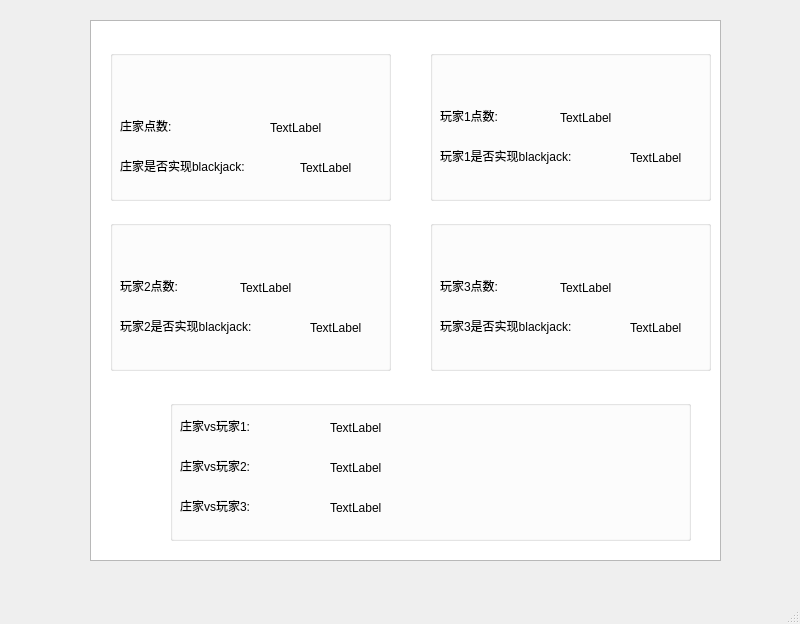
<?xml version="1.0" encoding="UTF-8"?>
<ui version="4.0">
 <class>RankWindow</class>
 <widget class="QMainWindow" name="RankWindow">
  <property name="geometry">
   <rect>
    <x>0</x>
    <y>0</y>
    <width>800</width>
    <height>624</height>
   </rect>
  </property>
  <property name="windowTitle">
   <string>结果展示</string>
  </property>
  <widget class="QWidget" name="centralwidget">
   <widget class="QTableView" name="tableView">
    <property name="geometry">
     <rect>
      <x>90</x>
      <y>20</y>
      <width>631</width>
      <height>541</height>
     </rect>
    </property>
   </widget>
   <widget class="QGroupBox" name="groupBox0">
    <property name="geometry">
     <rect>
      <x>110</x>
      <y>50</y>
      <width>281</width>
      <height>151</height>
     </rect>
    </property>
    <property name="title">
     <string/>
    </property>
    <widget class="QLabel" name="DealerPoint">
     <property name="geometry">
      <rect>
       <x>10</x>
       <y>40</y>
       <width>191</width>
       <height>71</height>
      </rect>
     </property>
     <property name="text">
      <string>庄家点数:</string>
     </property>
    </widget>
    <widget class="QLabel" name="DealerBJ">
     <property name="geometry">
      <rect>
       <x>10</x>
       <y>80</y>
       <width>191</width>
       <height>71</height>
      </rect>
     </property>
     <property name="text">
      <string>庄家是否实现blackjack:</string>
     </property>
    </widget>
    <widget class="QLabel" name="DealerPointValue">
     <property name="geometry">
      <rect>
       <x>160</x>
       <y>70</y>
       <width>72</width>
       <height>15</height>
      </rect>
     </property>
     <property name="text">
      <string>TextLabel</string>
     </property>
    </widget>
    <widget class="QLabel" name="DealerBJValue">
     <property name="geometry">
      <rect>
       <x>190</x>
       <y>110</y>
       <width>72</width>
       <height>15</height>
      </rect>
     </property>
     <property name="text">
      <string>TextLabel</string>
     </property>
    </widget>
   </widget>
   <widget class="QGroupBox" name="groupBox_1">
    <property name="geometry">
     <rect>
      <x>430</x>
      <y>50</y>
      <width>281</width>
      <height>151</height>
     </rect>
    </property>
    <property name="title">
     <string/>
    </property>
    <widget class="QLabel" name="PlayerPoint">
     <property name="geometry">
      <rect>
       <x>10</x>
       <y>30</y>
       <width>191</width>
       <height>71</height>
      </rect>
     </property>
     <property name="text">
      <string>玩家1点数:</string>
     </property>
    </widget>
    <widget class="QLabel" name="PlayerBJ">
     <property name="geometry">
      <rect>
       <x>10</x>
       <y>70</y>
       <width>191</width>
       <height>71</height>
      </rect>
     </property>
     <property name="text">
      <string>玩家1是否实现blackjack:</string>
     </property>
    </widget>
    <widget class="QLabel" name="PlayerPointValue">
     <property name="geometry">
      <rect>
       <x>130</x>
       <y>60</y>
       <width>72</width>
       <height>15</height>
      </rect>
     </property>
     <property name="text">
      <string>TextLabel</string>
     </property>
    </widget>
    <widget class="QLabel" name="PlayerBJValue">
     <property name="geometry">
      <rect>
       <x>200</x>
       <y>100</y>
       <width>72</width>
       <height>15</height>
      </rect>
     </property>
     <property name="text">
      <string>TextLabel</string>
     </property>
    </widget>
   </widget>
   <widget class="QGroupBox" name="groupBox_2">
    <property name="geometry">
     <rect>
      <x>110</x>
      <y>220</y>
      <width>281</width>
      <height>151</height>
     </rect>
    </property>
    <property name="title">
     <string/>
    </property>
    <widget class="QLabel" name="PlayerPoint_2">
     <property name="geometry">
      <rect>
       <x>10</x>
       <y>30</y>
       <width>191</width>
       <height>71</height>
      </rect>
     </property>
     <property name="text">
      <string>玩家2点数:</string>
     </property>
    </widget>
    <widget class="QLabel" name="PlayerBJ_2">
     <property name="geometry">
      <rect>
       <x>10</x>
       <y>70</y>
       <width>191</width>
       <height>71</height>
      </rect>
     </property>
     <property name="text">
      <string>玩家2是否实现blackjack:</string>
     </property>
    </widget>
    <widget class="QLabel" name="PlayerPointValue_2">
     <property name="geometry">
      <rect>
       <x>130</x>
       <y>60</y>
       <width>72</width>
       <height>15</height>
      </rect>
     </property>
     <property name="text">
      <string>TextLabel</string>
     </property>
    </widget>
    <widget class="QLabel" name="PlayerBJValue_2">
     <property name="geometry">
      <rect>
       <x>200</x>
       <y>100</y>
       <width>72</width>
       <height>15</height>
      </rect>
     </property>
     <property name="text">
      <string>TextLabel</string>
     </property>
    </widget>
   </widget>
   <widget class="QGroupBox" name="groupBox_3">
    <property name="geometry">
     <rect>
      <x>430</x>
      <y>220</y>
      <width>281</width>
      <height>151</height>
     </rect>
    </property>
    <property name="title">
     <string/>
    </property>
    <widget class="QLabel" name="PlayerPoint_3">
     <property name="geometry">
      <rect>
       <x>10</x>
       <y>30</y>
       <width>191</width>
       <height>71</height>
      </rect>
     </property>
     <property name="text">
      <string>玩家3点数:</string>
     </property>
    </widget>
    <widget class="QLabel" name="PlayerBJ_3">
     <property name="geometry">
      <rect>
       <x>10</x>
       <y>70</y>
       <width>191</width>
       <height>71</height>
      </rect>
     </property>
     <property name="text">
      <string>玩家3是否实现blackjack:</string>
     </property>
    </widget>
    <widget class="QLabel" name="PlayerPointValue_3">
     <property name="geometry">
      <rect>
       <x>130</x>
       <y>60</y>
       <width>72</width>
       <height>15</height>
      </rect>
     </property>
     <property name="text">
      <string>TextLabel</string>
     </property>
    </widget>
    <widget class="QLabel" name="PlayerBJValue_3">
     <property name="geometry">
      <rect>
       <x>200</x>
       <y>100</y>
       <width>72</width>
       <height>15</height>
      </rect>
     </property>
     <property name="text">
      <string>TextLabel</string>
     </property>
    </widget>
   </widget>
   <widget class="QGroupBox" name="groupBox_4">
    <property name="geometry">
     <rect>
      <x>170</x>
      <y>400</y>
      <width>521</width>
      <height>141</height>
     </rect>
    </property>
    <property name="title">
     <string/>
    </property>
    <widget class="QLabel" name="value1">
     <property name="geometry">
      <rect>
       <x>10</x>
       <y>-10</y>
       <width>191</width>
       <height>71</height>
      </rect>
     </property>
     <property name="text">
      <string>庄家vs玩家1:</string>
     </property>
    </widget>
    <widget class="QLabel" name="value2">
     <property name="geometry">
      <rect>
       <x>10</x>
       <y>30</y>
       <width>191</width>
       <height>71</height>
      </rect>
     </property>
     <property name="text">
      <string>庄家vs玩家2:</string>
     </property>
    </widget>
    <widget class="QLabel" name="value3">
     <property name="geometry">
      <rect>
       <x>10</x>
       <y>70</y>
       <width>191</width>
       <height>71</height>
      </rect>
     </property>
     <property name="text">
      <string>庄家vs玩家3:</string>
     </property>
    </widget>
    <widget class="QLabel" name="result1">
     <property name="geometry">
      <rect>
       <x>160</x>
       <y>20</y>
       <width>351</width>
       <height>16</height>
      </rect>
     </property>
     <property name="text">
      <string>TextLabel</string>
     </property>
    </widget>
    <widget class="QLabel" name="result2">
     <property name="geometry">
      <rect>
       <x>160</x>
       <y>60</y>
       <width>341</width>
       <height>16</height>
      </rect>
     </property>
     <property name="text">
      <string>TextLabel</string>
     </property>
    </widget>
    <widget class="QLabel" name="result3">
     <property name="geometry">
      <rect>
       <x>160</x>
       <y>100</y>
       <width>341</width>
       <height>16</height>
      </rect>
     </property>
     <property name="text">
      <string>TextLabel</string>
     </property>
    </widget>
   </widget>
  </widget>
  <widget class="QMenuBar" name="menubar">
   <property name="geometry">
    <rect>
     <x>0</x>
     <y>0</y>
     <width>800</width>
     <height>26</height>
    </rect>
   </property>
  </widget>
  <widget class="QStatusBar" name="statusbar"/>
 </widget>
 <resources/>
 <connections/>
</ui>
